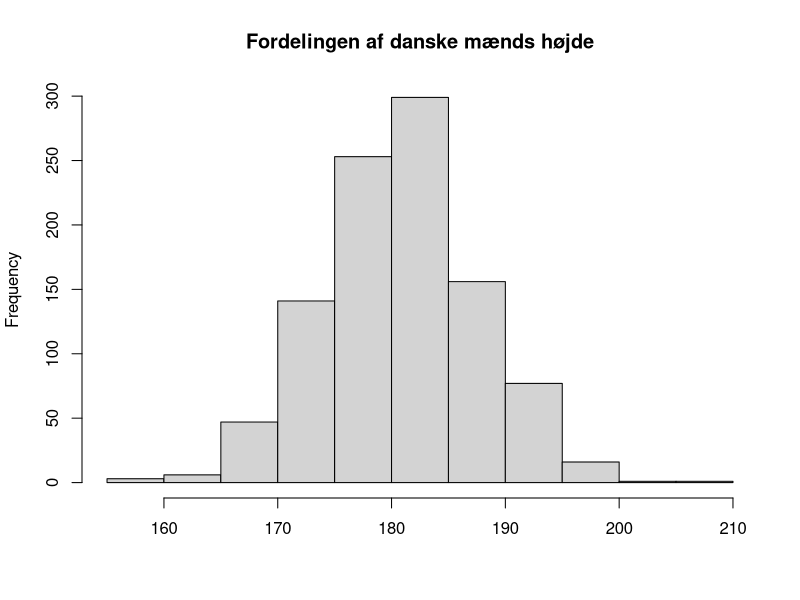
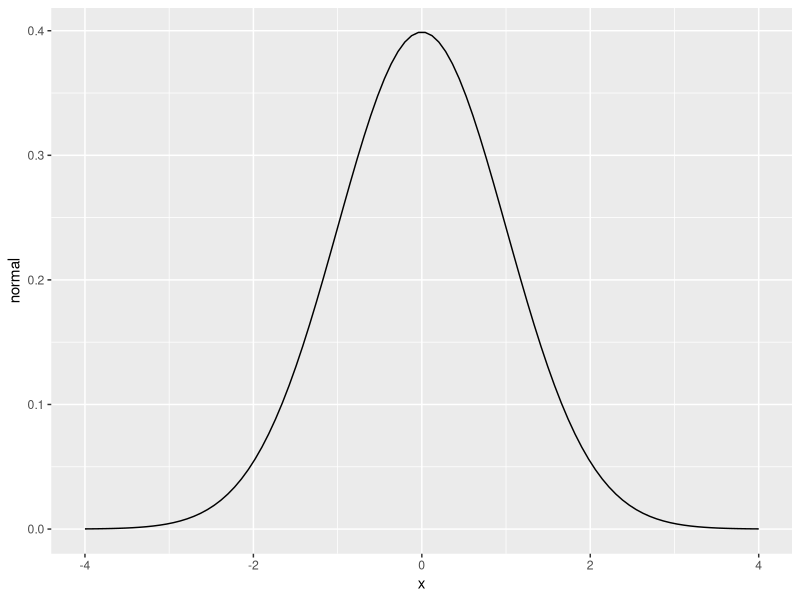
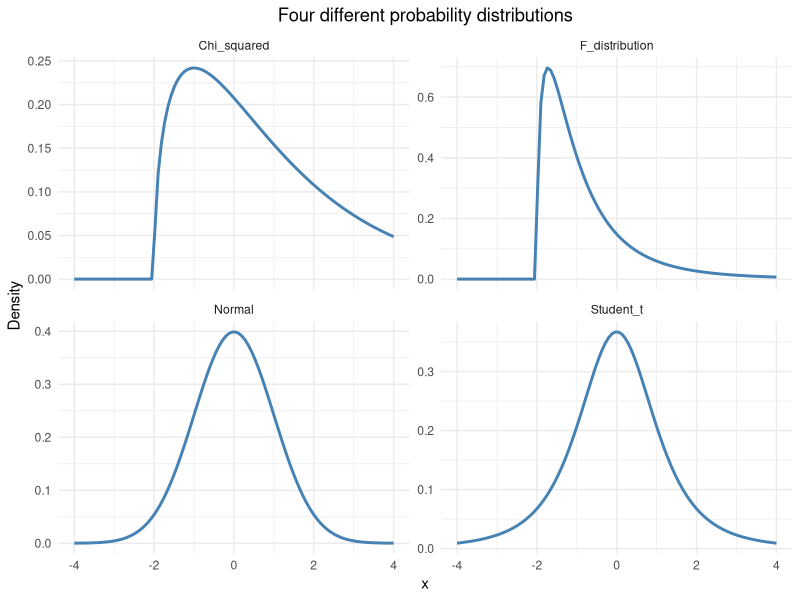

Source code (R) for these figures, in order:
## ---- chunk 1
rnorm(1000, mean = 181, sd = 6.5) |> hist(main = "Fordelingen af danske mænds højde", xlab = NULL)
## ---- chunk 2
rnorm(50, mean = 181, sd = 6.5) |> round(digits = 1)
## ---- chunk 3
library(tidyverse)
x <- seq(-4, 4, length.out = 100)

# Normal fordeling
normal <- dnorm(x, mean = 0, sd = 1)
tibble(x = x, y = normal) |> 
  ggplot(aes(x, y = normal)) +
  geom_line()
## ---- chunk 4
pnorm(-1)
## ---- chunk 5
qnorm(0.025)
## ---- chunk 6
mean(1:6)
## ---- chunk 7
mean(1:6 - 3.5)
## ---- chunk 8
sd(1:6)
## ---- chunk 9
sd(1:6/sd(1:6))
## ---- chunk 10
pnorm(-1.692)
## ---- chunk 11
sd(c(rep(5, 10), rep(-5,10))/5.129892)
## ---- chunk 12
# Generer data
library(tidyverse)
x <- seq(-4, 4, length.out = 100)

# Normal fordeling
normal <- dnorm(x, mean = 0, sd = 1)

# Student's t-fordeling med 3 frihedsgrader
student_t <- dt(x, df = 3)

# Chi-squared fordeling (forskudt til at passe bedre i plottet)
chi_sq <- dchisq(x + 2, df = 3)

# F-fordeling (også forskudt)
f_dist <- df(x + 2, df1 = 3, df2 = 10)

# Kombiner data
plot_data <- data.frame(x = x,
                        Normal = normal,
                        Student_t = student_t,
                        Chi_squared = chi_sq,
                        F_distribution = f_dist) |> 
  pivot_longer(-x, names_to = "Distribution", values_to = "Density")

# Lav plot med facetter
ggplot(plot_data, aes(x = x, y = Density)) +
  geom_line(linewidth = 1, colour = "steelblue") +
  facet_wrap(~Distribution, ncol = 2, scales = "free_y") +
  theme_minimal() +
  labs(title = "Four different probability distributions",
       x = "x",
       y = "Density") +
  theme(plot.title = element_text(hjust = 0.5))
## ---- chunk 13
exempel <- c(1,5,7,0,42,10,11,2)
(middel <- mean(exempel))
(sd_afv <- sd(exempel))
## ---- chunk 14
norm_middel <- exempel - middel
mean(norm_middel)
## ---- chunk 15
(stdafv <- sd(norm_middel))



## ---- chunk 16
norm_middel_stdafv <- norm_middel/stdafv
mean(norm_middel_stdafv)
sd(norm_middel_stdafv)
## ---- chunk 17
pnorm(1.96, mean = 9.75, sd = 13.64604)
## ---- chunk 18
qnorm(0.4)
